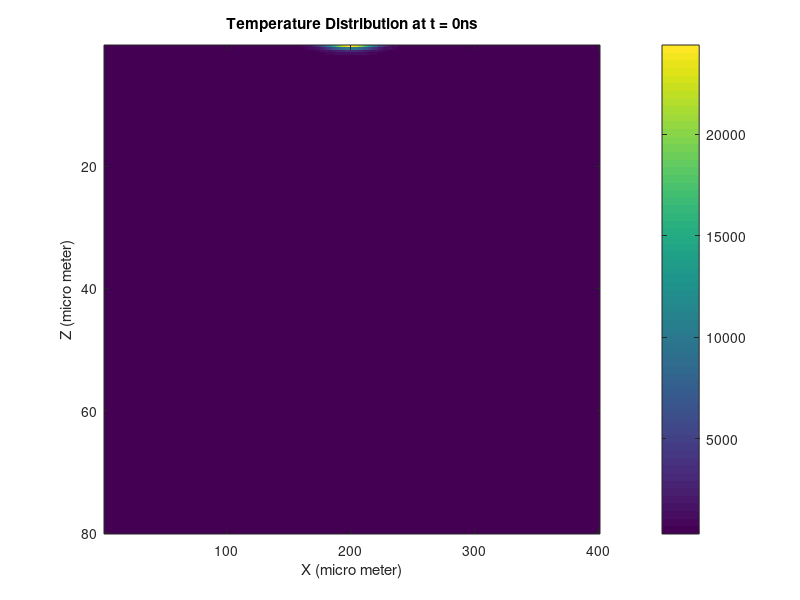

Recreate this plot in MATLAB. (Note: this script raises an error after producing the figure.)
% Parameters
clear all;
rho = 8.238e3;      % Material density [kg/m^3]
Cp = 4.68e2;        % Heat capacity [J/kg*K]
Kappa = 1.34e1;     % Thermal conductivity [W/m*K]
alpha = 5.45e6;     % Absorption coefficient [m^-1]
Pav = 30;           % Average Power [W]
f = 1.02e5;         % Laser pulse frequency [Hz]
tau = 1.4e-7;       % Laser pulse duration [s]
w0 = 4e-5;          % Laser beam spot ∅ [m]
Tm = 1.670e3;          % Melting point [K]
Tb = 3.173e3;          % Boiling point [K]
Lf = 3.0e5;        % Latent heat of melting (kJ/kg)
melting_mask = false(200,200);  % Mask to apply temperature adjustment
melting_mask1 = false(200,200); % Mask to store last applied adjustment

R0 = w0 / 2;        % Radius of the laser beam spot at the focus [m]
I0 = Pav / (f * tau * pi * R0^2);   % Peak on-line laser intensity [W/m^2]

% Spatial and temporal discretization
dx = 2e-6;          % Discretization along x axis [m]
dz = 4e-7;          % Discretization along z axis [m]
dt1 = 0.5*(rho*Cp*dx^2*dz^2)/(Kappa*(dx^2+dz^2));    % Time step (s)
dt2 = tau/10;
dt = min([dt1 dt2]);

Lx = 4e-4;          % Length of the material in x [m]
Lz = 8e-5;          % Length of the material in z [m]

Nx = round(Lx / dx);        % Number of spatial grid points in X
Nz = round(Lz / dz);        % Number of spatial grid points in Z
Nt = round(tau / dt);       % Number of time steps

% Boundry Conditions
T0 = 293.15;        % Initial Temperature [K]
Tx = 293.15;        % Temperature Left and Right [K]
Tz = 293.15;        % Temperature Bottom [K]

% Initialize temperature field
T = T0 * ones(Nz, Nx);

% Transformation Variables
    x_pulse = Lx / 2;
    t_pulse = Nt*dt*0.55;

% Simulation loop
for n = 0:Nt
% Calculate heat source term (pulse at the center)
    A = alpha * I0 * exp(-((((1:Nx) * dx) - x_pulse) / R0) .^2)...
        * exp(-(((n * dt) - t_pulse) / tau)^2);
    for i = 1:Nz-1
        depth_decay = exp(-alpha*(i-1)*dz);
        for k = 2:Nx-1
            if i==1
                T(i, k) = T(i, k)...
                    + (((dt * Kappa) / (rho * Cp)) * ((T(i+1, k) - 2 * T(i, k) + T0) / (dz ^ 2) + (T(i, k+1) - 2 * T(i, k) + T(i, k-1)) / (dx ^ 2)))...
                    + (dt / (rho * Cp)) * A(1, k) * depth_decay;
            else
                T(i, k) = T(i, k)...
                    + (((dt * Kappa) / (rho * Cp)) * ((T(i+1, k) - 2 * T(i, k) + T(i-1, k)) / (dz ^ 2) + (T(i, k+1) - 2 * T(i, k) + T(i, k-1)) / (dx ^ 2)))...
                    + (dt / (rho * Cp)) * A(1, k) * depth_decay;
            end
        end
    end

% Boundary conditions (fixed temperature at boundaries)
    T(end, :) = Tz;
    T(:, 1) = Tx;
    T(:, end) = Tx;

% Adjust temperature for melting
    melting_mask = T > Tm;
    melting_mask =logical(melting_mask-melting_mask1);
    T = T - melting_mask * (Lf / Cp); 
    melting_mask1 = logical(melting_mask1 + melting_mask);

% Plot temperature distribution every time step
        figure;
        imagesc((1:Nx)*dx/1e-6, (1:Nx)*dz/1e-6, T)
        title(['Temperature Distribution at t = ' num2str(n*dt/1e-9) 'ns']);
        xlabel('X (micro meter)');
        ylabel('Z (micro meter)');
        colormap(gca,"default");
        colorbar;
        clim([290 82000]);
        cb = colorbar(); 
        ylabel(cb,'Temperature (K)','Rotation',270)
        drawnow;
end

% Crater
evaporatedMask = T>Tb;
colorbar;
figure;
imagesc((1:Nx)*2, (1:Nx)*0.4, evaporatedMask)
xlabel('X (micro meter)');
ylabel('Z (micro meter)');
colormap(gca,"gray");
colorbar;
clim([0 1]);
cb = colorbar(); 
ylabel(cb,'Ablated material','Rotation',270)
drawnow;